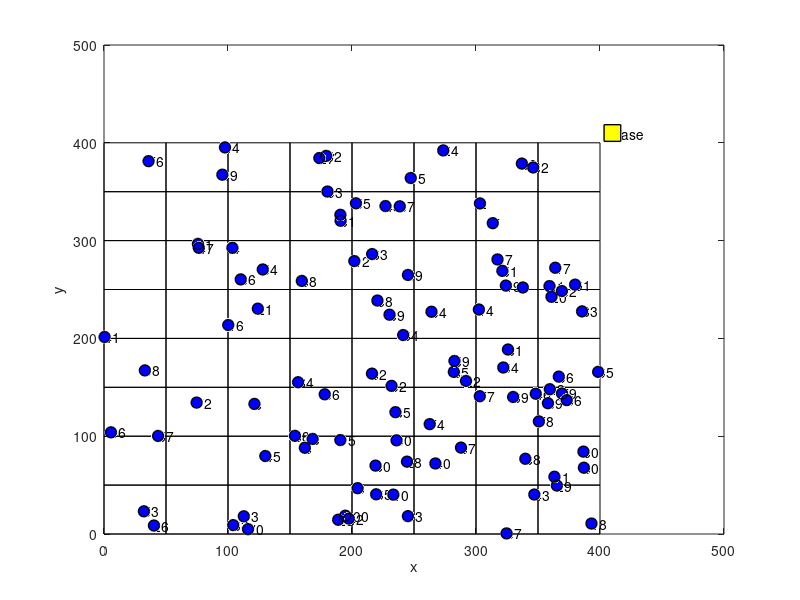

MATLAB code for this plot: (Note: this script raises an error after producing the figure.)
clc
clear all
close all
%%

rng default;
stop1=0;


N=100; % No. of nodes
t1='400x400';
t2=strsplit(t1,'x');

min1=0;
max1=str2double(t2(2));
X = min1+(max1-min1)*rand(1,N);
Y = min1+(max1-min1)*rand(1,N);



%%
figure,
plot(X,Y,'o','LineWidth',1,...
                    'MarkerEdgeColor','k',...
                    'MarkerFaceColor','b',...
                    'MarkerSize',8'); 
          xlabel('X in m')
          ylabel('Y in m')
          
          
for i2 = 1:N 
          
          text(X(i2), Y(i2), num2str(i2),'FontSize',10); 
          hold on;
end
hold on
xlabel('x');
ylabel('y');

 



Rc=200; % coverage Area



%Rc=280; %sensor field Radius
% position of  sink node
t1='410x410';
t2=strsplit(t1,'x');
Xb =str2double(t2(1));
Yb =str2double(t2(2));
t1='50x50';
t2=strsplit(t1,'x');
%t2=[50 50]; % zone size
gapX=str2double(t2(1));
gapY=str2double(t2(2));
         hold on
         plot(Xb,Yb,'s','LineWidth',1,...
                    'MarkerEdgeColor','k',...
                    'MarkerFaceColor','y',...
                    'MarkerSize',12'); 
         xlabel('X in m')
         ylabel('Y in m')
         text(Xb, Yb, 'Base','FontSize',10); 
         hold on;                    
%% Equal-zone division
zX=0:gapX:max1;
zY=0:gapY:max1;
id=zeros(1,N);          
ik1=1;
for ik=1:numel(zX)-1
    for ij=1:numel(zY)-1
    rectangle('Position',[zX(ik) zY(ij) gapX gapY]);
    points = [zX(ik) zY(ij); zX(ik)+gapX zY(ij);  zX(ik)+gapX zY(ij)+gapY ;zX(ik) zY(ij)+gapY ;zX(ik) zY(ij)];
    %figure(2)
    %plot(points(:,1),points(:,2),'-*r')
    [in,on]=inpolygon(X,Y,points(:,1),points(:,2));
    ind=find(in==1);
    SN(ik1).id=ind;
    ik1=ik1+1;
    hold on
    end
end         
xlabel('x');
ylabel('y');




%%
alpha=0.01;%0.001 energy per distance% 0.001                                 %% node to CH power Ratio
beta=0.045;%0.0015                                                           %% CH to sink distance power ratio

Sector1=1;
nodes=N;% Total No. of Nodes
E=10.*ones(1,nodes);
nodesCH=2;% no of cluster head
EexL=E;
E1=E;
%% Ch selection
chalg1='chselalg.m'
chalg=strrep(chalg1,'.m','');
varName=matlab.lang.makeValidName(chalg);
chselalg=str2func(varName)
[CH]=chselalg(EexL,nodesCH)

%% Routing
RoutingId=1;
    %do this if a user selected a radio button
      switch RoutingId
      case 1,  Route_type = 'direct';
      case 2,  Route_type = 'chleach';
      case 3,  Route_type = 'custom';    
      end


if(strcmp(Route_type,'custom'))
    Ralg1='DjisktraRoute.m';
    Ralg=strrep(Ralg1,'.m','');
    varName=matlab.lang.makeValidName(Ralg);
    Ralgfun=str2func(varName)    
    
end

%% EnergyFunction
Efun1='Energyfun.m'
Efun=strrep(Efun1,'.m','');
varName=matlab.lang.makeValidName(Efun);
Efun=str2func(varName)
if(strcmp(Route_type,'direct'))
    A=1;
elseif(strcmp(Route_type,'chleach'))
    A=2;
else
    A=3;
end
%%



%% ThroughputFn
Thfun1='Throughputfun.m';
Thfun=strrep(Thfun1,'.m','');
varName=matlab.lang.makeValidName(Thfun);
Thfun=str2func(varName)
%% Simulation Starts
round=200;
roundDelay=0.05;
%%
ipp=1;  
Alivenodes=zeros(1,round);
AvgEc=zeros(1,round);
Throughput=zeros(1,round);
d=1;
apL=1;


%%
X1=[X Xb];
Y1=[Y Yb];
matrizP=pdist2([X1 ;Y1]',[X1; Y1]');
%%


%N=nodes;
%N1=1:nodes;
while(ipp<round) 
     EneExL(ipp)=0;
     
 %%Leach
  %% Leach
       A1=randperm(N);                                                      % Randomly select Source node
       ind=A1(3);
       pathL=[];
       if(A==1)%% Direct
          dist2Leach=pdist2([Xb;Yb]',[X(ind);Y(ind)]');                     
          valp=dist2Leach;
          dist2L=dist2Leach;
          indp=ind;
          v2=1;
          dist1L=0;
          dist2L=dist2Leach;          
          
          apL=0;
          if(( dist2Leach <(Rc)) &&  EexL(ind)~=0 )
              pathL=[ind -1];                                                   % Sink Node Assign as PathL=-1
              apL=apL+1;
              path11=pathL(1:end-1);
                EexL(path11)=EexL(path11)-Efun(alpha,beta,dist1L,dist2L,A);
              EneExL(ipp)=Efun(alpha,beta,dist1L,dist2L,A).*numel(path11);  
          end                                    
            
          
            
       
       end
       
       if(A==2)%% LEACH
       indLeach=CH;                                                         % CH of LEACH
       vl=find(indLeach==ind,1);                                            % Verify node and CH are same
       v2=1;
       if(~isempty(vl))
          dist2Leach=pdist2([Xb;Yb]',[X(ind);Y(ind)]');                     %if same data direct transfer to sink
          valp=dist2Leach;
          dist2L=dist2Leach;
          indp=ind;
          v2=1;
          pathL1=[ind -1];                                                   % Sink Node Assign as PathL=-1
       else
         for ib=1:numel(indLeach)  
            dist22L(ib)=pdist2([X(indLeach(ib));Y(indLeach(ib))]',[X(ind);Y(ind)]');        % verify which CH nearest to Node
         end
            [valp,indp]=min(dist22L);        
            dist1L=pdist2([X(indLeach(indp));Y(indLeach(indp))]',[X(ind);Y(ind)]');% node to XH
            dist2L=pdist2([Xb;Yb]',[X(indLeach(indp));Y(indLeach(indp))]'); % CH to sink   
            v2=2;
             pathL1=[ind indLeach(indp) -1];
       end     
            dist1L(isempty(dist1L))=0;
            dist2L(isempty(dist2L))=0;            
           
            apL=0;
            if(( valp <(Rc)) &&  EexL(ind)~=0 )
                pathL=pathL1;
                apL=apL+1;
                path11=pathL(1:end-1);
                EexL(path11)=EexL(path11)-Efun(alpha,beta,dist1L,dist2L,A);
              EneExL(ipp)=Efun(alpha,beta,dist1L,dist2L,A).*numel(path11);  
                
            end                                    

       end
       
       
       
       
       %% Custom Adhoc Routing
       if(A==3)
           
          Source =ind;
          Dest=numel(X1);
          Rc1=Rc;%4.* 
          matrizP(matrizP>Rc1)=inf;
          [pathP,cost]=Ralgfun(Source,Dest,matrizP);
          costN=cost.*length(pathP);
          
          dist1L=costN;
          dist2L=0;
          apL=0;
          if(~isempty(pathP))
              
            if(pathP(end)~=Dest)
                 pathP=[pathP Dest];       
            end
          
          
               
          if(EexL(ind)~=0 )
              pathP(pathP==Dest)=-1;
              pathL=pathP;%[ind -1]; 
              path11=pathP;
              path11(path11==-1)=[];
              % Sink Node Assign as PathL=-1
              apL=apL+1;
              path11
              EexL(path11)=EexL(path11)-Efun(alpha,beta,dist1L,dist2L,A);
              EneExL(ipp)=Efun(alpha,beta,dist1L,dist2L,A).*numel(path11);  
          end  
          end              
       end
       %%

            %%
            
            %EexL(ind)=EexL(ind)-alpha.*dist1L -(beta+0.5).*dist2L;
         
                    
            
            %id1(ind)
            %EexL(id1(ind))
            
            
            if(EexL(ind)<=0)
               EexL(ind)=0; 
            end
            
            
 %%
 if(Sector1==1)
 if(~isempty(pathL))
     path1=pathL;
    for p =1:(size(path1,2))-1
            if(path1(p+1)==-1)
                line([X(path1(p)) Xb], [Y(path1(p)) Yb], 'Color','g','LineWidth',2, 'LineStyle','-') 
                arrow([X(path1(p)) Y(path1(p)) ], [Xb Yb ])
            else
                line([X(path1(p)) X(path1(p+1))], [Y(path1(p)) Y(path1(p+1))], 'Color','g','LineWidth',2, 'LineStyle','-') 
                arrow([X(path1(p)) Y(path1(p)) ], [X(path1(p+1)) Y(path1(p+1))])
            end
            hold on
    end 
    
 end
 end
        
        
 %% Recluster  Leach
  EexL(EexL<=0)=0;
  indg3=find(EexL<=0)
  
 if(A==2) 
    [CH]=chselalg(EexL,nodesCH)
 end
  
  %% Store Parameters
    Ec2L(ipp)=sum(EexL);                                                     % Energy Consumption
    REc2L(ipp)=sum(E1) -sum(EexL);                                           % Remaining Energy Level
            
            % Throughput Calc 
            RxData1L=apL;
            
              if(ipp>1)
                  ThroughputL(ipp)=Thfun(ThroughputL,RxData1L,ipp-1);
              else
                  ThroughputL(ipp)=RxData1L;
              end
            
            % AliveNodes Calc
            hold on
            plot(X(indg3),Y(indg3),'o','LineWidth',1,...
                     'MarkerEdgeColor','k',...
                     'MarkerFaceColor','k',...
                     'MarkerSize',8');   
                  xlabel('X in m')
                  ylabel('Y in m')
                  hold on
            AlivenodesL(ipp)=N-numel(indg3);
            %Avg Energy Consumed
            AvgEcL(ipp)=mean(EneExL); 
                  
                  
                  


ipp=ipp+1;
%set(handles.text19,'string',num2str(ipp));
pause(roundDelay)
if(stop1==1)
    stop1=0;
    break;
end


end


if(strcmp(Route_type,'direct'))
    Az=Route_type;
elseif(strcmp(Route_type,'chleach'))
    Az=Route_type;
else
    inde=find(Ralg1=='.');
    Az=Ralg1(1:inde-1);
end


fname=['-' Az];
save(['Result\Alivenodes' fname '.mat'],'AlivenodesL')
save(['Result\AvgEc' fname '.mat'],'AvgEcL')
save(['Result\Ec2' fname '.mat'],'Ec2L')
save(['Result\REc2' fname '.mat'],'REc2L')
save(['Result\Throughput',fname,'.mat'],'ThroughputL')

%%
figure,
plot(1:numel(AlivenodesL)-1,AlivenodesL(1:end-1),'-*k')
xlabel('Rounds')
ylabel('AliveNodes')

title('Alivenodes')

%
figure,
plot(1:numel(AvgEcL)-1,AvgEcL(1:end-1),'-*k')
xlabel('Rounds')
ylabel('AvgEnergyConsumption')

title('AvgEnergyConsumption')
%%
figure,
plot(1:numel(Ec2L),Ec2L(1:end),'-*k')
xlabel('Rounds')
ylabel('Remaining Energy Level')
title('Remaining Energy Level')
%%
figure,
plot(1:numel(REc2L),REc2L(1:end),'-*k')
xlabel('Rounds')
ylabel('Energy Consumption Level')

title('Energy Consumption Level')
%%
% Throughput  
figure,
plot(1:numel(ThroughputL)-1,ThroughputL(1:end-1),'-*k')

xlabel('Rounds') 
ylabel('Recieved-Packets')
title('Recieved-Packets')








